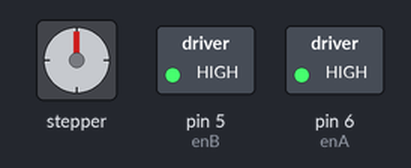
Simulated run of this sketch. Board: Arduino Uno, built with avr-gcc and run on an emulated ATmega328P. Parts: stepper motor, switched loads named in the sketch (green lamp = pin HIGH). Wiring (inferred from the names in the program): stepper motor (2048 steps per turn assumed): coils pin 8, pin 7, pin 1, pin 0. Pins used as bus, display or sensor lines are not drawn.

Above: at 0.1 s.
At 7.85 s:
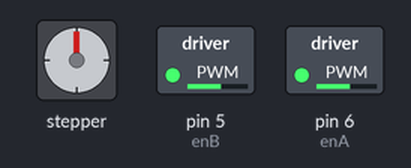
At 13.85 s:
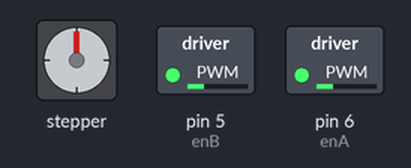
At 25.3 s:
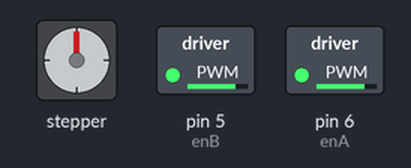
At 31.5 s:
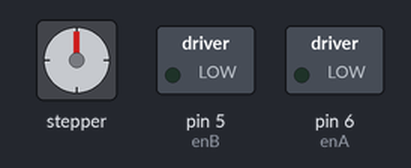
Timing chart, 0 to 40.0 s (numbered marks = the images above):
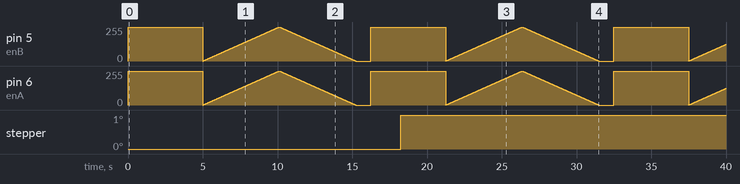

The sketch:

MotorTest.ino
```cpp
// https://lastminuteengineers.com/l298n-dc-stepper-driver-arduino-tutorial/

// in1 (low) and in2 (low) makes the motor stop
// in1 (high) and in2 (high) makes the motor stop
// in1 (high) and in2 (low) makes the motor spin forward
// in1 (low) and in2 (high) makes the motor spin backward
// enA and enB are analog pins, so you can control the speed of the motor

// Motor A connections
int enA = 6;
int in1 = 8;
int in2 = 7;
// Motor B connections
int enB = 5;
int in3 = 1;
int in4 = 0;

void setup() {
  // Set all the motor control pins to outputs
  pinMode(enA, OUTPUT);
  pinMode(enB, OUTPUT);
  pinMode(in1, OUTPUT);
  pinMode(in2, OUTPUT);
  pinMode(in3, OUTPUT);
  pinMode(in4, OUTPUT);

  // Turn off motors - Initial state
  digitalWrite(in1, LOW);
  digitalWrite(in2, LOW);
  digitalWrite(in3, LOW);
  digitalWrite(in4, LOW);
}

void loop() {
  directionControl();
  delay(1000);
  speedControl();
  delay(1000);
}

// This function lets you control spinning direction of motors
void directionControl() {
  // Set motors to maximum speed
  // For PWM maximum possible values are 0 to 255
  analogWrite(enA, 255);
  analogWrite(enB, 255);

  // Turn on motor A & B
  digitalWrite(in1, HIGH);
  digitalWrite(in2, LOW);
  digitalWrite(in3, HIGH);
  digitalWrite(in4, LOW);
  delay(2000);

  // Now change motor directions
  digitalWrite(in1, LOW);
  digitalWrite(in2, HIGH);
  digitalWrite(in3, LOW);
  digitalWrite(in4, HIGH);
  delay(2000);

  // Turn off motors
  digitalWrite(in1, LOW);
  digitalWrite(in2, LOW);
  digitalWrite(in3, LOW);
  digitalWrite(in4, LOW);
}

// This function lets you control speed of the motors
void speedControl() {
  // Turn on motors
  digitalWrite(in1, LOW);
  digitalWrite(in2, HIGH);
  digitalWrite(in3, LOW);
  digitalWrite(in4, HIGH);

  // Accelerate from zero to maximum speed
  for (int i = 0; i < 256; i++) {
    analogWrite(enA, i);
    analogWrite(enB, i);
    delay(20);
  }

  // Decelerate from maximum speed to zero
  for (int i = 255; i >= 0; --i) {
    analogWrite(enA, i);
    analogWrite(enB, i);
    delay(20);
  }

  // Now turn off motors
  digitalWrite(in1, LOW);
  digitalWrite(in2, LOW);
  digitalWrite(in3, LOW);
  digitalWrite(in4, LOW);
}
```
